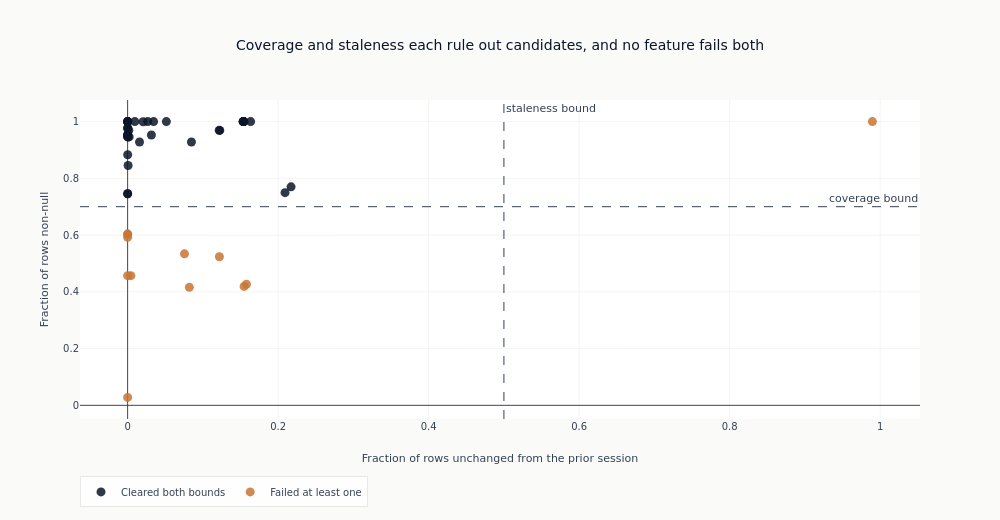

The code cell stored with this chart in its notebook:
### Code cell
fig = go.Figure()
for cleared, color, name in (
    (True, COLORS["blue"], "Cleared both bounds"),
    (False, COLORS["copper"], "Failed at least one"),
):
    members = [f for f in all_feature_cols if correctness[f] is cleared]
    if not members:
        continue
    _ = fig.add_trace(
        go.Scatter(
            x=[staleness[f] for f in members],
            y=[coverage[f] for f in members],
            mode="markers",
            marker={"color": color, "size": 9, "opacity": 0.85},
            text=members,
            name=name,
        )
    )
_ = fig.add_hline(
    y=COVERAGE_MIN,
    line={"color": COLORS["neutral"], "width": 1, "dash": "dash"},
    annotation_text="coverage bound",
)
_ = fig.add_vline(
    x=STALENESS_MAX,
    line={"color": COLORS["neutral"], "width": 1, "dash": "dash"},
    annotation_text="staleness bound",
)
fig.update_layout(
    title="Coverage and staleness each rule out candidates, and no feature fails both",
    xaxis_title="Fraction of rows unchanged from the prior session",
    yaxis_title="Fraction of rows non-null",
    height=520,
    width=1000,
    legend={"orientation": "h", "y": -0.18},
)
show_plotly_with_alt(
    fig,
    "Scatter of every candidate feature, coverage on the vertical axis against staleness on the "
    "horizontal, with a dashed rule at each bound. Most points sit in a dense cluster at the top "
    "left: staleness at or near zero and coverage between about 0.85 and one, all in the colour "
    "used for features that cleared. The features that failed form two separate groups. One is a "
    "band below the coverage rule, between about 0.03 and 0.60 covered, at staleness under 0.16. "
    "The other is a single point at the far right, fully covered but with about 0.99 of its rows "
    "repeating the previous session. No point sits in the lower-right quadrant, which is where a "
    "feature failing both bounds would fall.",
)
only_staleness = sum(
    1
    for f in all_feature_cols
    if not correctness[f] and coverage[f] >= COVERAGE_MIN and staleness[f] > STALENESS_MAX
)
only_coverage = sum(
    1
    for f in all_feature_cols
    if not correctness[f] and coverage[f] < COVERAGE_MIN and staleness[f] <= STALENESS_MAX
)
print(f"Failed on staleness alone: {only_staleness}")
print(f"Failed on coverage alone:  {only_coverage}")
print(f"Failed on both:            {n_fail - only_staleness - only_coverage}")

### Figure 1 — Plotly figure (JSON) as saved in the notebook; plotly's stock layout.template omitted (floating-point values rounded to 4 significant figures)
{"data": [{"marker": {"color": "#0a1628", "opacity": 0.85, "size": 9}, "mode": "markers", "name": "Cleared both bounds", "text": ["d_iv_30_atm", "d_iv_rank", "d_skew_rr_30_25d", "gk_vol_21", "iv_30_atm", "iv_30_call_25d", "iv_30_put_25d", "iv_7_atm", "iv_mom_21d", "iv_mom_5d", "iv_mom_rank", "iv_rank", "ivrv_spread", "mom_126d", "mom_21d", "mom_21d_rank", "mom_252d", "mom_5d", "mom_63d", "mom_63d_rank", "mom_risk_adj_63", "mom_skip_recent", "realized_skew_21", "rv_20", "rv_63", "rv_rank", "skew_rank", "skew_rr_30_25d", "skew_to_atm_ratio", "spread_atm_30", "term_slope_near_atm", "vol_of_vol_21", "vrp_rank", "garch_cond_vol", "garch_ivrv_spread", "garch_vol_surprise"], "type": "scatter", "x": [0.1217, 0.001591, 0.1224, 0.0, 0.1535, 0.1536, 0.1536, 0.2172, 0.0848, 0.0006126, 0.01582, 0.03452, 2.892e-05, 8.413e-05, 8.413e-05, 0.0206, 3.944e-05, 8.676e-05, 4.995e-05, 0.03159, 4.732e-05, 4.469e-05, 7.098e-05, 7.887e-05, 4.995e-05, 0.05148, 0.009628, 0.1545, 0.1543, 0.1635, 0.2091, 0.0, 0.02674, 0.001997, 0.0002728, 8.236e-05], "y": [0.969, 0.969, 0.969, 1.0, 1.0, 1.0, 1.0, 0.7701, 0.9278, 0.8451, 0.9278, 1.0, 1.0, 0.8829, 0.9992, 0.9992, 0.7455, 1.0, 0.9528, 0.9528, 0.9528, 0.7455, 0.9766, 1.0, 0.9528, 1.0, 1.0, 1.0, 1.0, 1.0, 0.7496, 0.9774, 1.0, 0.946, 0.946, 0.946]}, {"marker": {"color": "#C87533", "opacity": 0.85, "size": 9}, "mode": "markers", "name": "Failed at least one", "text": ["d_term_ratio_atm", "iv_30_atm_pct_252", "iv_30_atm_z_252", "iv_30_atm_z_63", "iv_90_atm", "qc_converged_share", "skew_rr_z_63", "term_convexity", "term_ratio_atm", "term_ratio_z_63", "term_slope_far_atm", "vrp_z_63"], "type": "scatter", "x": [0.08203, 0.004372, 0.0, 0.0, 0.07556, 0.9896, 5.258e-05, 0.1548, 0.1579, 0.0, 0.1219, 0.0], "y": [0.4157, 0.4569, 0.4569, 0.6034, 0.534, 1.0, 0.6034, 0.419, 0.4266, 0.02785, 0.5236, 0.592]}], "layout": {"annotations": [{"showarrow": false, "text": "coverage bound", "x": 1, "xanchor": "right", "xref": "x domain", "y": 0.7, "yanchor": "bottom", "yref": "y"}, {"showarrow": false, "text": "staleness bound", "x": 0.5, "xanchor": "left", "xref": "x", "y": 1, "yanchor": "top", "yref": "y domain"}], "height": 520, "legend": {"orientation": "h", "y": -0.18}, "shapes": [{"line": {"color": "#334155", "dash": "dash", "width": 1}, "type": "line", "x0": 0, "x1": 1, "xref": "x domain", "y0": 0.7, "y1": 0.7, "yref": "y"}, {"line": {"color": "#334155", "dash": "dash", "width": 1}, "type": "line", "x0": 0.5, "x1": 0.5, "xref": "x", "y0": 0, "y1": 1, "yref": "y domain"}], "title": {"text": "Coverage and staleness each rule out candidates, and no feature fails both"}, "width": 1000, "xaxis": {"title": {"text": "Fraction of rows unchanged from the prior session"}}, "yaxis": {"title": {"text": "Fraction of rows non-null"}}}}
